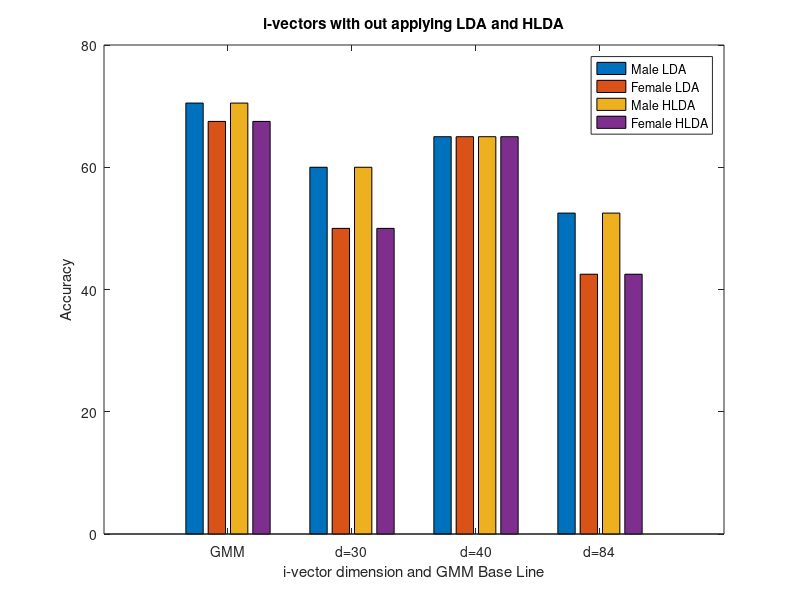
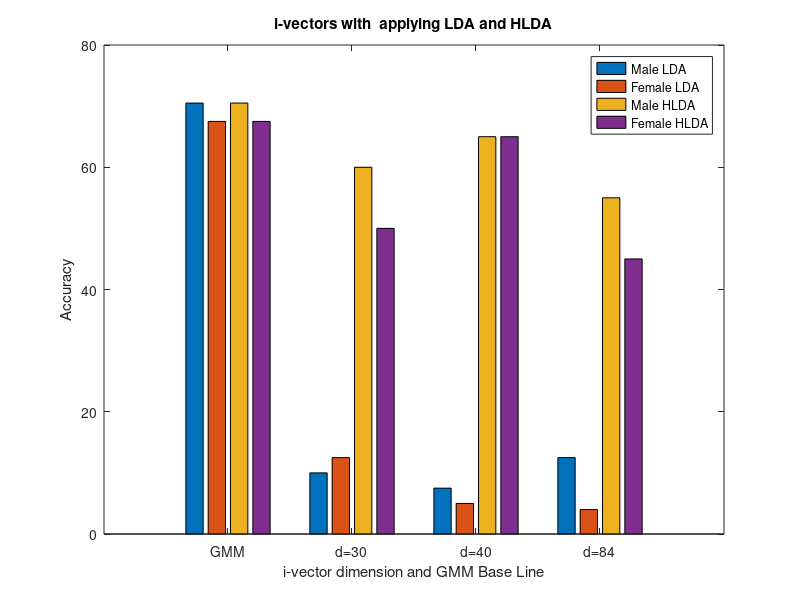
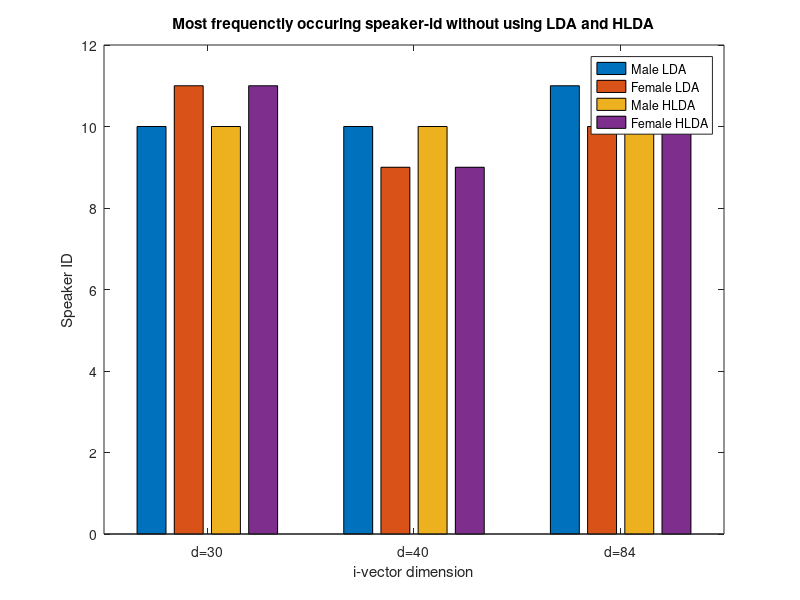
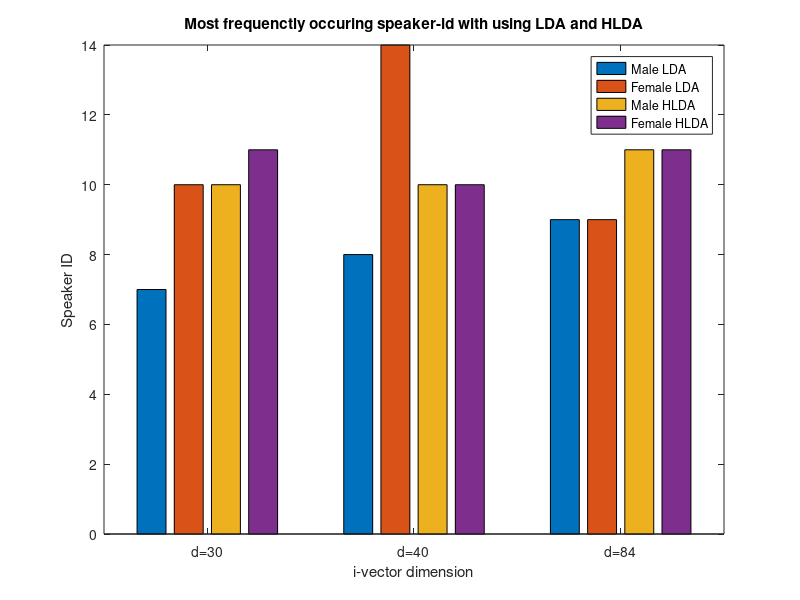

MATLAB code for these plots, in order:
%Name - Umang Patel (ujp2001)
%  This is a function that generates the figure on all the results
%  obtained.



figure
l=cell(1,4);
    l{1}='GMM';l{2}='d=30'; l{3}='d=40'; l{4}='d=84';

     h = bar([70.5,67.5,70.5,67.5;60,50,60,50;65,65,65,65;52.5,42.5,52.5,42.5]);
     set(gca,'xticklabel', l);
     legend('Male LDA','Female LDA','Male HLDA','Female HLDA')
   title('i-vectors with out applying LDA and HLDA')
   ylabel('Accuracy')
   xlabel('i-vector dimension and GMM Base Line')
   
 figure;  
   
l=cell(1,4);
    l{1}='GMM';l{2}='d=30'; l{3}='d=40'; l{4}='d=84';

     h = bar([70.5,67.5,70.5,67.5;10,12.5,60,50;7.5,5,65,65;12.5,4,55,45]);
     set(gca,'xticklabel', l);
     legend('Male LDA','Female LDA','Male HLDA','Female HLDA')
   title('i-vectors with  applying LDA and HLDA')
   ylabel('Accuracy')
   xlabel('i-vector dimension and GMM Base Line')   
   
   
  figure; 
   
   l=cell(1,3);
    l{1}='d=30'; l{2}='d=40'; l{3}='d=84';

     h = bar([10,11,10,11;10,9,10,9;11,10,11,10]);
     set(gca,'xticklabel', l);
     legend('Male LDA','Female LDA','Male HLDA','Female HLDA')
   title('Most frequenctly occuring speaker-id without using LDA and HLDA')
   ylabel('Speaker ID')
   xlabel('i-vector dimension')
   
   figure;
   
   l=cell(1,3);
    l{1}='d=30'; l{2}='d=40'; l{3}='d=84';

     h = bar([7,10,10,11;8,14,10,10;9,9,11,11]);
     set(gca,'xticklabel', l);
     legend('Male LDA','Female LDA','Male HLDA','Female HLDA')
   title('Most frequenctly occuring speaker-id with using LDA and HLDA')
   ylabel('Speaker ID')
   xlabel('i-vector dimension')